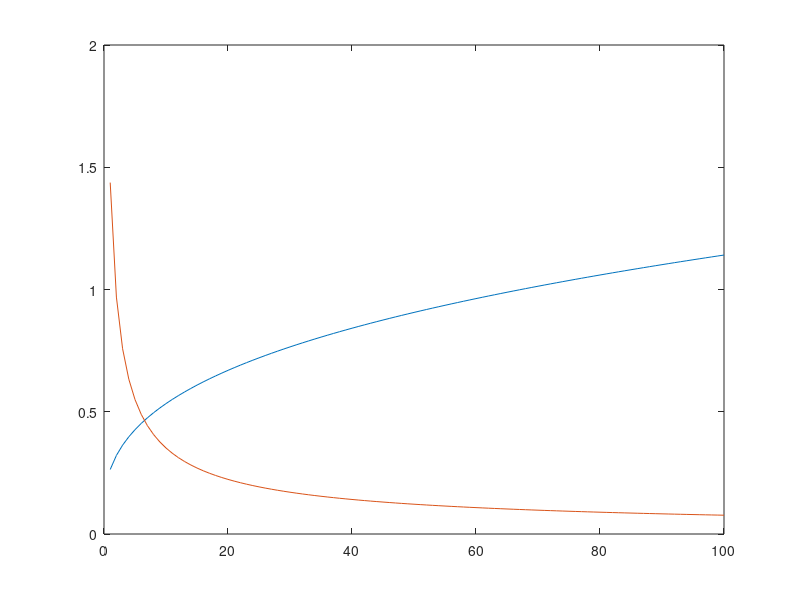
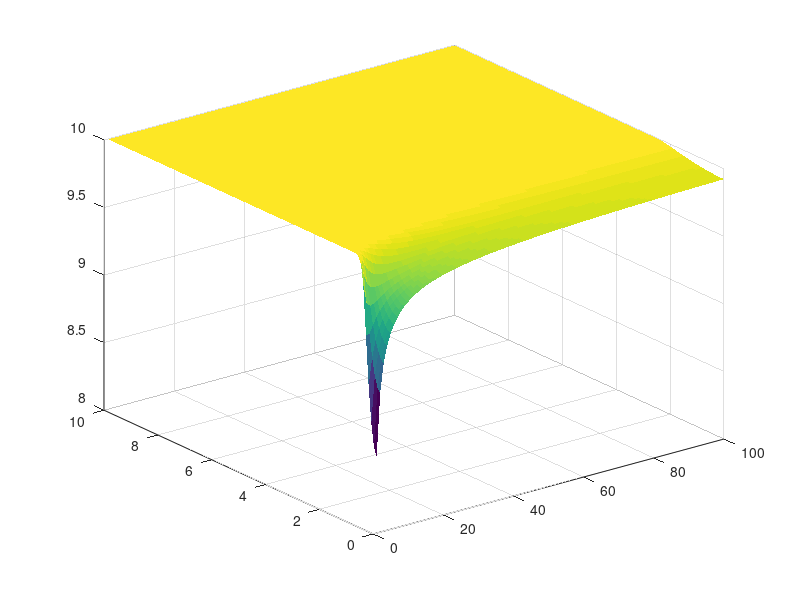

These charts were generated, in order, by the following MATLAB code:
%script for empirical far-wake calculation
clear all

u_inf = 10; %m/s
momentum_thickness = 0.1; %m -< not sure what momentum thickness to choose
%can be dependant on rider area.
%momentum thickness can be calculated: when multiplied by u_inf^2, should
%equal the integral of the momentum deficiet across the boundary layer - it
%is the sum drag on the cyclist?

virtual_origin = -2.4*momentum_thickness;
a = 1.14;%scaling of half width to distance
b = 0.77; %scaling of peak velocity defciet with distance



%not quite, but for illustrative its ok
A = 0.049;
B = 0.128;
C = 0.345;
D = 0.134;

r = 0:0.1:10;


x = 1:100;


half_width = a*(x-virtual_origin).^(1/3)*momentum_thickness^(2/3);
centre_deficiet = b*u_inf*((x-virtual_origin)./momentum_thickness).^(-2/3);
velo_centre = u_inf - centre_deficiet;

r_mom_width = zeros(length(x),length(r));
U_r = zeros(length(x),length(r));
for i = 1:length(x)
r_mom_width(i,:) = r./half_width(i);
%U_r(r) = U_inf - ( (U_inf - U_centre)*(1 + A*r_mom_width^2 + B*r_mom_width^4)*exp( -C*r_mom_width^2 -D*r_mom_width^4));
U_r(i,:) = u_inf - ( (u_inf - velo_centre(i))*(1 + A*r_mom_width(i,:).^2 + B*r_mom_width(i,:).^4).*exp( -C*r_mom_width(i,:).^2 -D*r_mom_width(i,:).^4));
end

% 
% x = [1:10];
figure(1)
hold off
plot(x,half_width);

hold on;

plot(x,centre_deficiet);


figure(2)
hold off
g = surf(x,r,U_r')
set(g,'edgecolor','none')